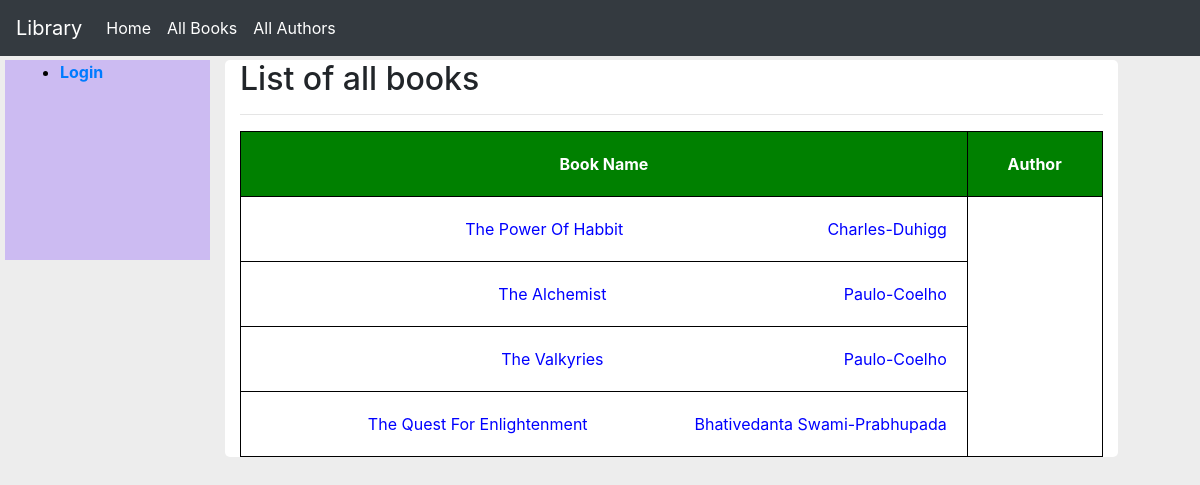
Before: /catalog/books/ with the older database file.
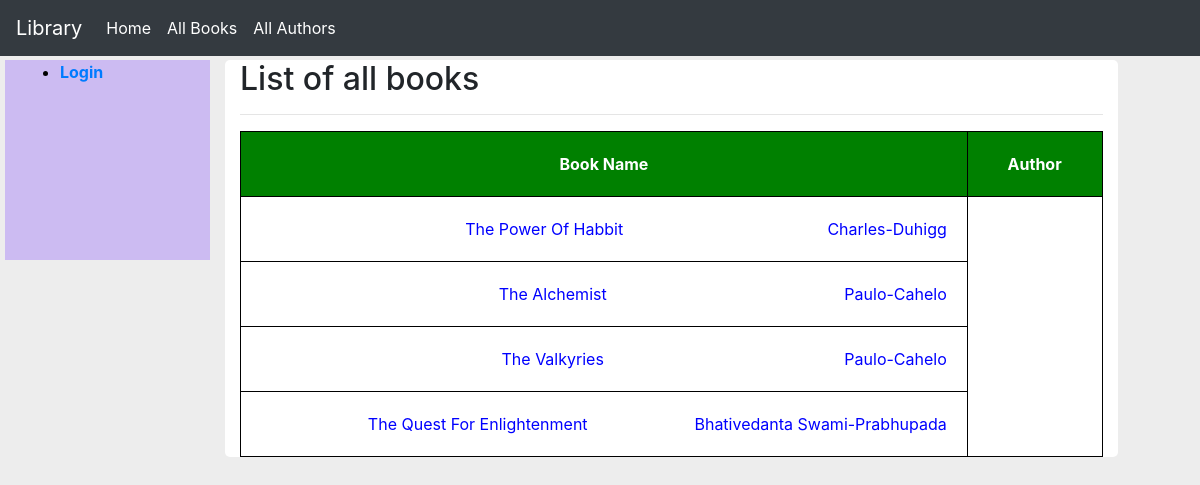
After: the same page with the newer database file.
### catalog/models.py (models this page shows, shortened)
class Book(models.Model):
    title = models.CharField(max_length=200)
    author = models.ForeignKey('Author', on_delete=models.SET_NULL, null=True)
    summary = models.TextField(max_length=1000, help_text="Enter a brief description of the book")
    isbn = models.CharField('ISBN', max_length=13,help_text="13 character unique number")
    genre = models.ManyToManyField(Genre, help_text="Select the genre of the book")
    language = models.ForeignKey('Language', on_delete=models.SET_NULL, null=True)
    def display_genre(self):
        return ", ".join(genre.name for genre in self.genre.all()[:3])
    display_genre.short_description = "Genre"

class Author(models.Model):
    first_name = models.CharField(max_length=100)
    last_name = models.CharField(max_length=100)
    date_of_birth = models.DateField(null=True, blank=True)
    date_of_death = models.DateField('Died',null=True, blank=True)
    class Meta:
        ordering = ['last_name','first_name']
    def __str__(self):
        return f"{self.first_name}-{self.last_name}"

### catalog/views.py (the view)
# urls.py: path('books/',views.BookListView.as_view(), name="booklist"),
class BookListView(ListView):
    model = Book
    context_object_name = 'booklist'
    template_name = 'catalog/list.html'

### catalog/templates/catalog/list.html (shortened to what this page needs)
{% extends "catalog/base.html" %}
{% block content %}
   <h2>List of all books</h2>
   <hr>
   {% if booklist %}
     <table>
       <tr>
       <th>Book Name</th>
       <th>Author</th>
       </tr>
       {% for book in booklist %}
       <tr class="nostyle"><td><a href="{% url 'catalog:bookdetail' book.id %}">{{ book.title }} </a>
         <a style="float: right;" href="{% url 'catalog:authorDetail' book.author.id %}">{{ book.author }}</a></td></tr>
       {% endfor %}
     </table>
   {% else %}
      <h2>There are no books in the library.</h2>
      <small>Sorry for inconvience</small>
   {% endif %}
{% endblock %}

Changed rows visible on the page:
changed Book "The Alchemist": author "Paulo-Coelho" → "Paulo-Cahelo"
changed Book "The Valkyries": author "Paulo-Coelho" → "Paulo-Cahelo"
